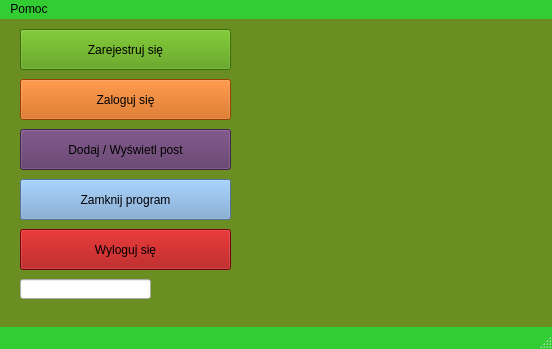
<?xml version="1.0" encoding="UTF-8"?>
<ui version="4.0">
 <class>MainWindow</class>
 <widget class="QMainWindow" name="MainWindow">
  <property name="geometry">
   <rect>
    <x>0</x>
    <y>0</y>
    <width>552</width>
    <height>349</height>
   </rect>
  </property>
  <property name="sizePolicy">
   <sizepolicy hsizetype="Maximum" vsizetype="Maximum">
    <horstretch>0</horstretch>
    <verstretch>0</verstretch>
   </sizepolicy>
  </property>
  <property name="windowTitle">
   <string>MainWindow</string>
  </property>
  <property name="styleSheet">
   <string notr="true">QMainWindow
{
	background-color: #6B8E23;
	}</string>
  </property>
  <widget class="QWidget" name="centralWidget">
   <widget class="QPushButton" name="pushButton_Zaloguj_sie">
    <property name="geometry">
     <rect>
      <x>20</x>
      <y>60</y>
      <width>211</width>
      <height>41</height>
     </rect>
    </property>
    <property name="sizePolicy">
     <sizepolicy hsizetype="Preferred" vsizetype="Preferred">
      <horstretch>0</horstretch>
      <verstretch>0</verstretch>
     </sizepolicy>
    </property>
    <property name="styleSheet">
     <string notr="true">background-color: rgb(206, 92, 0);</string>
    </property>
    <property name="text">
     <string>Zaloguj się</string>
    </property>
   </widget>
   <widget class="QPushButton" name="pushButton_Zarejestruj_sie">
    <property name="geometry">
     <rect>
      <x>20</x>
      <y>10</y>
      <width>211</width>
      <height>41</height>
     </rect>
    </property>
    <property name="sizePolicy">
     <sizepolicy hsizetype="Preferred" vsizetype="Fixed">
      <horstretch>0</horstretch>
      <verstretch>0</verstretch>
     </sizepolicy>
    </property>
    <property name="styleSheet">
     <string notr="true">background-color: rgb(78, 154, 6);</string>
    </property>
    <property name="text">
     <string>Zarejestruj się</string>
    </property>
   </widget>
   <widget class="QPushButton" name="pushButton_Dodaj_wyswietl_post">
    <property name="geometry">
     <rect>
      <x>20</x>
      <y>110</y>
      <width>211</width>
      <height>41</height>
     </rect>
    </property>
    <property name="sizePolicy">
     <sizepolicy hsizetype="Preferred" vsizetype="Preferred">
      <horstretch>0</horstretch>
      <verstretch>0</verstretch>
     </sizepolicy>
    </property>
    <property name="styleSheet">
     <string notr="true">background-color: rgb(92, 53, 102);</string>
    </property>
    <property name="text">
     <string>Dodaj / Wyświetl post</string>
    </property>
   </widget>
   <widget class="QPushButton" name="pushButton_Wyloguj_sie">
    <property name="geometry">
     <rect>
      <x>20</x>
      <y>210</y>
      <width>211</width>
      <height>41</height>
     </rect>
    </property>
    <property name="sizePolicy">
     <sizepolicy hsizetype="Preferred" vsizetype="Preferred">
      <horstretch>0</horstretch>
      <verstretch>0</verstretch>
     </sizepolicy>
    </property>
    <property name="styleSheet">
     <string notr="true">background-color: rgb(164, 0, 0);</string>
    </property>
    <property name="text">
     <string>Wyloguj się</string>
    </property>
   </widget>
   <widget class="QPushButton" name="pushButton_Zamknij_program">
    <property name="geometry">
     <rect>
      <x>20</x>
      <y>160</y>
      <width>211</width>
      <height>41</height>
     </rect>
    </property>
    <property name="sizePolicy">
     <sizepolicy hsizetype="Preferred" vsizetype="Preferred">
      <horstretch>0</horstretch>
      <verstretch>0</verstretch>
     </sizepolicy>
    </property>
    <property name="styleSheet">
     <string notr="true">background-color: rgb(114, 159, 207);</string>
    </property>
    <property name="text">
     <string>Zamknij program</string>
    </property>
   </widget>
   <widget class="QLabel" name="label_zdjecie_blogu">
    <property name="geometry">
     <rect>
      <x>250</x>
      <y>10</y>
      <width>281</width>
      <height>261</height>
     </rect>
    </property>
    <property name="text">
     <string/>
    </property>
   </widget>
   <widget class="QLineEdit" name="lineEdit_file_type">
    <property name="geometry">
     <rect>
      <x>20</x>
      <y>260</y>
      <width>131</width>
      <height>20</height>
     </rect>
    </property>
   </widget>
  </widget>
  <widget class="QMenuBar" name="menuBar">
   <property name="geometry">
    <rect>
     <x>0</x>
     <y>0</y>
     <width>552</width>
     <height>22</height>
    </rect>
   </property>
   <property name="styleSheet">
    <string notr="true">QMenuBar{
background-color: #32CD32;
}</string>
   </property>
   <widget class="QMenu" name="menuPomoc">
    <property name="styleSheet">
     <string notr="true">background-color: rgb(115, 210, 22);</string>
    </property>
    <property name="title">
     <string>Pomoc</string>
    </property>
    <addaction name="actionPomoc"/>
   </widget>
   <addaction name="menuPomoc"/>
  </widget>
  <widget class="QStatusBar" name="statusBar">
   <property name="styleSheet">
    <string notr="true">QStatusBar{
background-color: #32CD32;
}</string>
   </property>
  </widget>
  <action name="actionPomoc">
   <property name="icon">
    <iconset resource="myresfile.qrc">
     <normaloff>:/zdjecia/znak_zapytania.jpg</normaloff>:/zdjecia/znak_zapytania.jpg</iconset>
   </property>
   <property name="text">
    <string>O blogu</string>
   </property>
  </action>
 </widget>
 <layoutdefault spacing="6" margin="11"/>
 <resources>
  <include location="myresfile.qrc"/>
 </resources>
 <connections/>
</ui>
